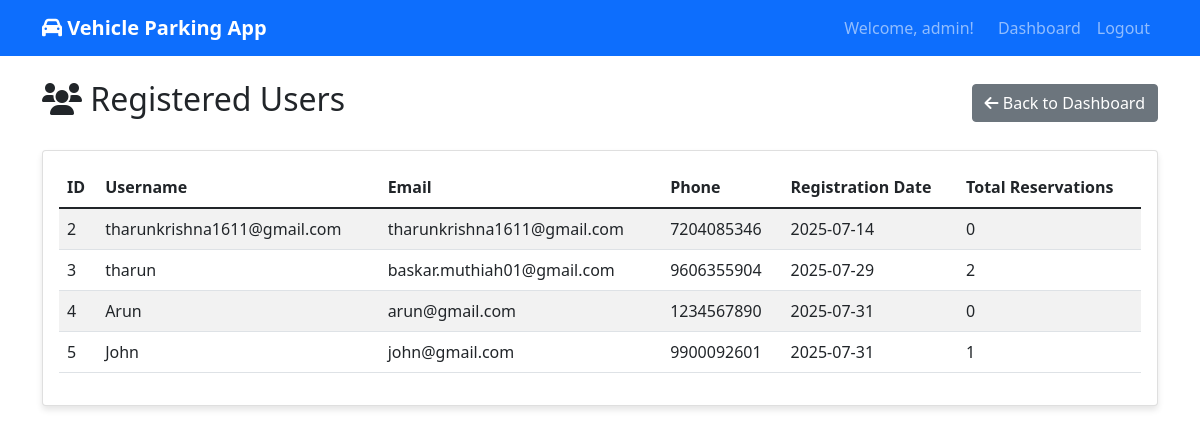
The app's page /admin/users (signed in) with its own data.
### app.py (models this page shows)
class User(db.Model):
    id = db.Column(db.Integer, primary_key=True)
    username = db.Column(db.String(80), unique=True, nullable=False)
    email = db.Column(db.String(120), unique=True, nullable=False)
    password_hash = db.Column(db.String(120), nullable=False)
    phone = db.Column(db.String(15))
    is_admin = db.Column(db.Boolean, default=False)
    created_at = db.Column(db.DateTime, default=datetime.utcnow)
    reservations = db.relationship('Reservation', backref='user', lazy=True)

### app.py (the view)
@app.route('/admin/users')
def view_users():
    if not session.get('is_admin'):
        return redirect(url_for('login'))
    users = User.query.filter_by(is_admin=False).all()
    return render_template('view_users.html', users=users)

### templates/view_users.html (shortened to what this page needs)
{% extends "base.html" %}
{% block content %}
<div class="d-flex justify-content-between align-items-center mb-4">
    <h2><i class="fas fa-users"></i> Registered Users</h2>
    <a href="{{ url_for('admin_dashboard') }}" class="btn btn-secondary">
        <i class="fas fa-arrow-left"></i> Back to Dashboard
    </a>
</div>
<div class="card">
    <div class="card-body">
        {% if users %}
            <div class="table-responsive">
                <table class="table table-striped">
                    <thead>
                        <tr>
                            <th>ID</th>
                            <th>Username</th>
                            <th>Email</th>
                            <th>Phone</th>
                            <th>Registration Date</th>
                            <th>Total Reservations</th>
                        </tr>
                    </thead>
                    <tbody>
                        {% for user in users %}
                        <tr>
                            <td>{{ user.id }}</td>
                            <td>{{ user.username }}</td>
                            <td>{{ user.email }}</td>
                            <td>{{ user.phone }}</td>
                            <td>{{ user.created_at.strftime('%Y-%m-%d') }}</td>
                            <td>{{ user.reservations|length }}</td>
                        </tr>
                        {% endfor %}
                    </tbody>
                </table>
            </div>
        {% else %}
            <div class="text-center py-4">
                <i class="fas fa-users fa-3x text-muted mb-3"></i>
                <h5>No users registered yet</h5>
                <p class="text-muted">Users will appear here once they register.</p>
            </div>
        {% endif %}
    </div>
</div>
{% endblock %}

### templates/base.html (style rules this page uses)
.card { box-shadow: 0 4px 6px rgba(0, 0, 0, 0.1); }

### records on screen
User: id "2", username "tharunkrishna1611@gmail.com", email "tharunkrishna1611@gmail.com", phone "7204085346", created_at "2025-07-14", reservations|length "0"
User: id "3", username "tharun", email "baskar.muthiah01@gmail.com", phone "9606355904", created_at "2025-07-29", reservations|length "2"
User: id "4", username "Arun", email "arun@gmail.com", phone "1234567890", created_at "2025-07-31", reservations|length "0"
User: id "5", username "John", email "john@gmail.com", phone "9900092601", created_at "2025-07-31", reservations|length "1"

### other values on screen
{{ session.username }} "admin"
